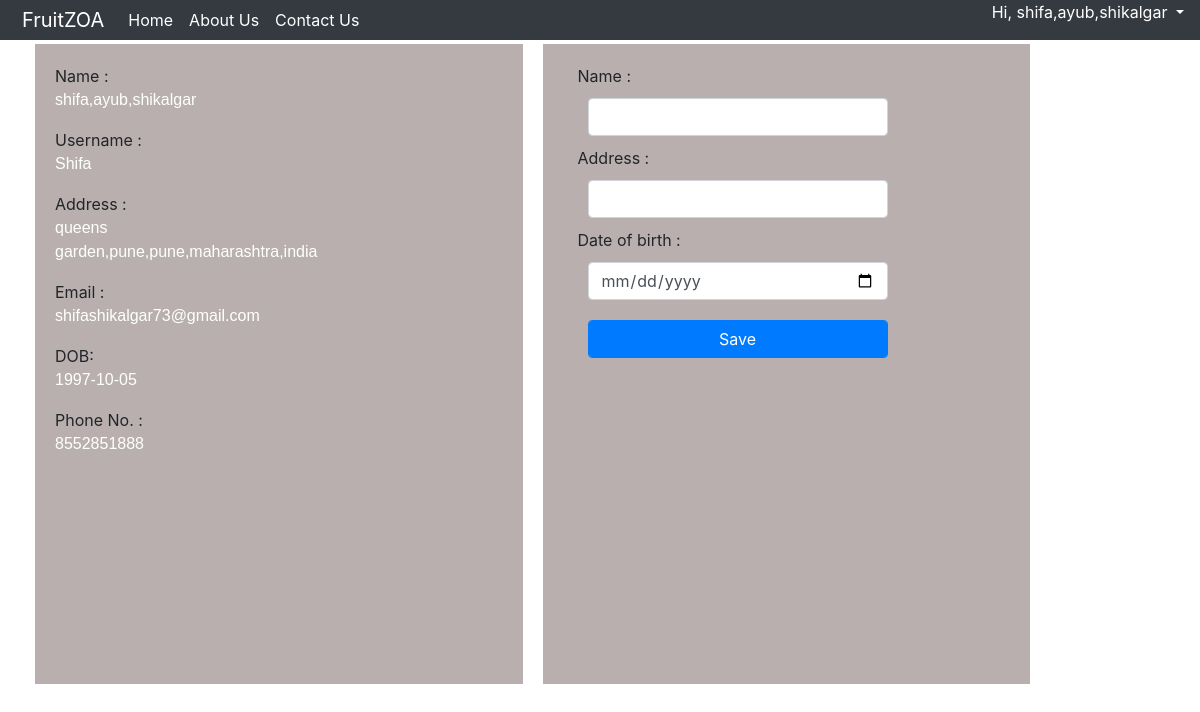
/Userinfo.php (signed in), run on the app's committed database.
### tables this page shows
CREATE TABLE `u_registration` (
  `id` int(11) NOT NULL,
  `Username` varchar(15) NOT NULL,
  `Passwords` varchar(20) NOT NULL,
  `C_Name` text NOT NULL,
  `Address` varchar(50) NOT NULL,
  `email` varchar(40) NOT NULL,
  `DOB` date NOT NULL,
  `Gender` text NOT NULL,
  `Age` int(10) NOT NULL,
  `Phone_no` varchar(12) NOT NULL,
  `date` date NOT NULL,
  `isAdmin` int(11) NOT NULL
);

### Userinfo.php (the view, shortened to what this page needs)
<?php
include("navbar.php");
?>
<html>
<head>
</head>
<body>
	<br>
	<div class="container-fluid col-md-12">
		<div class="container col-md-5">
			<?php
			require_once("DB_controller.php");
			$user=$_SESSION['login'];
			$query="select * from u_registration where Username='$user'";
			$sql = mysqli_query($link,$query);
			$rows = mysqli_fetch_array($sql);
		?>
			<lable>Name : </lable><p id="data"><?php echo$rows[3] ?></p>
			<lable>Username : </lable><p id="data"><?php echo$rows[1] ?></p>
			<lable>Address : </lable><p id="data"><?php echo$rows[4] ?></p>
			<lable>Email : </lable><p id="data"><?php echo$rows[5] ?></p>
			<lable>DOB: </lable><p id="data"><?php echo$rows[6] ?></p>
			<lable>Phone No. : </lable><p id="data"><?php echo $rows[9] ?></p>
		</div>
		<div class="container col-md-5" id="danger">
			<form name="container1" method="post" action="" class="form-group col-md-4">
			<lable>Name : </lable><input type="text" name="name" class="form-control">
			<lable>Address : </lable><input type="text" name="address" class="form-control">
			<lable>Date of birth : </lable><input type="date" name="dob" class="form-control">
			<button type="submit" class="form-control btn btn-primary" name="submit" onClick="save()">Save</button>
			</form>
		</div>
	</div>
</body>
</html></div>

### navbar.php (shortened to what this page needs)
<html>
<head>
</head>
<link rel="stylesheet" href="https://stackpath.bootstrapcdn.com/bootstrap/4.1.3/css/bootstrap.min.css">
<body>
	<nav class="navbar fixed-top navbar-expand-lg navbar-dark bg-dark"> <a class="navbar-brand" href="index.php">FruitZOA</a>
	  <div class="collapse navbar-collapse" id="navbarSupportedContent1">
		<ul class="navbar-nav mr-auto">
		  <li class="nav-item active"> <a class="nav-link" href="index.php">Home <span class="sr-only">(current)</span></a> </li>
		  <li class="nav-item active"> <a class="nav-link" href="aboutUs.php">About Us <span class="sr-only">(current)</span></a> </li>
		  <li class="nav-item active"> <a class="nav-link" href="ContactUs.php">Contact Us <span class="sr-only">(current)</span></a> </li>
		</ul>
		  <?php
		require_once("DB_controller.php");
		$user = $_SESSION['login'];
		$query = "SELECT * FROM u_registration WHERE Username = '$user'";
		$sql = mysqli_query($link,$query);
		while($row = mysqli_fetch_array($sql)){
			$arr = explode(' ',trim($row[3]));
	  ?>
		<div class="dropdown show log">
			<p style="color:white" id="name" class="dropdown-toggle" href="#" role="button" data-toggle="dropdown" aria-haspopup="true" aria-expanded="false">Hi,
			<?php echo $arr[0];	}?><img class="userimg" src="img/apricot.jpg">  </p>
		</div>
		</div>
	</nav>
</body>
</html>

### navbar.php (style rules this page uses)
.navbar { height:40px; padding: 0px; }
.navbar-brand { padding-left: 6px; }
#name { text-decoration: none; color: white; }

### Userinfo.php (style rules this page uses)
.container-fluid { margin-top: 20px; }
.form-control { margin: 10px; width: 300px; }
.container { height:80%; float: left; margin-left: 20px; background: rgba(185,175,175,1.00); border: thick; padding: 20px; }
#data { font-family:arial; color:white; width:200PX; }

### data on the page
u_registration: C_Name "shifa,ayub,shikalgar", Username "Shifa", Address "queens garden,pune,pune,maharashtra,india", email "shifashikalgar73@gmail.com", DOB "1997-10-05", Phone_no "8552851888"
